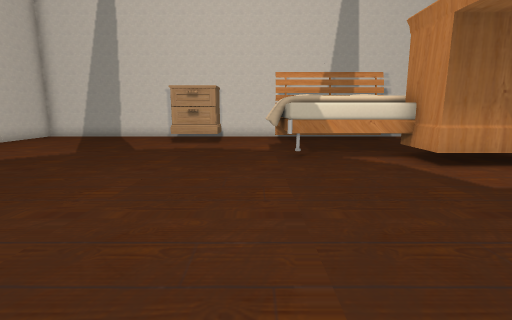
View 1 (above)

16 first-person views from a walk through a Unity game level. The camera is 1.4 m above the floor, tilts 10° down and sees 85° across. The floor is counted in squares, 1 m on a side. Each view is taken from the middle of a square. On the plan, view 1 faces up. The plan holds only what a view shows up to about 14 squares ahead; the rest is blank. The player character is not drawn. Some surface patterns are stand-ins.

View 2
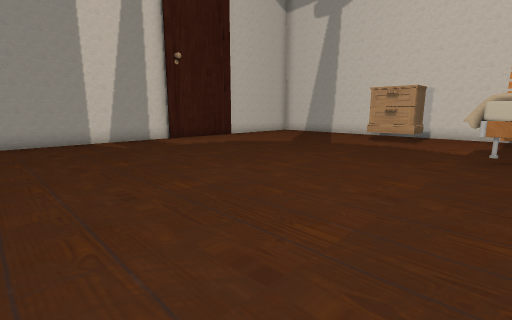

View 3
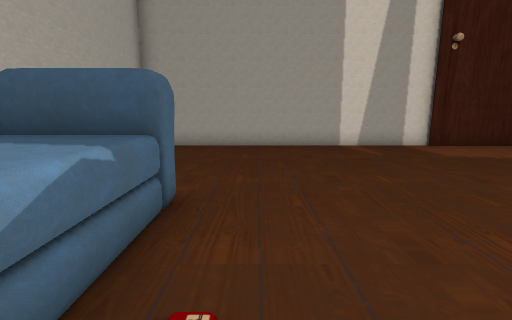

View 4
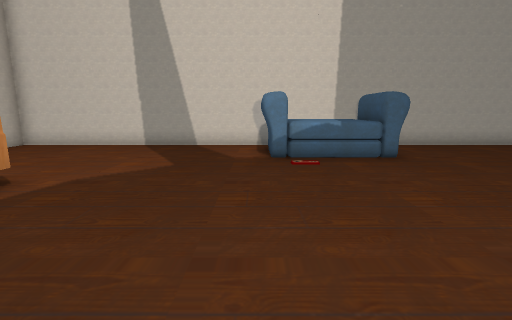

View 5
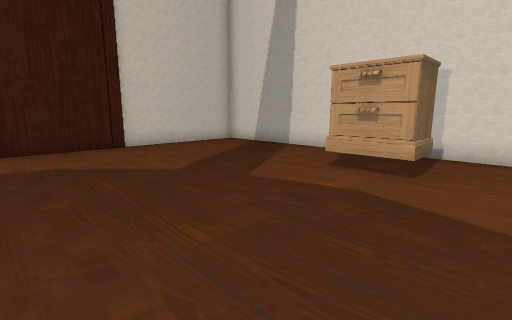

View 6
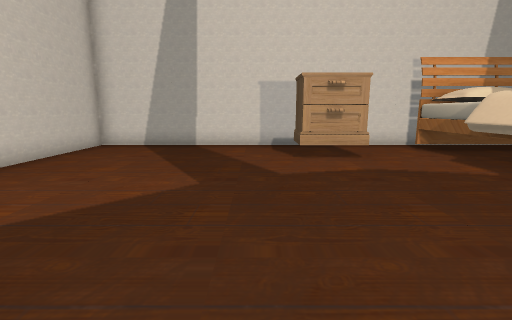

View 7
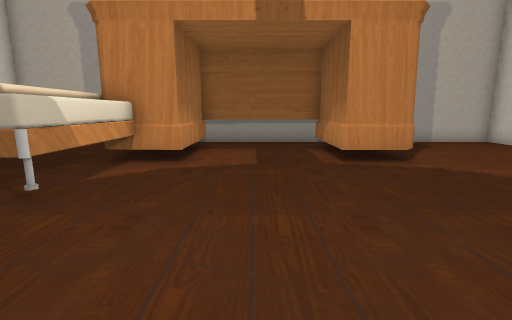

View 8
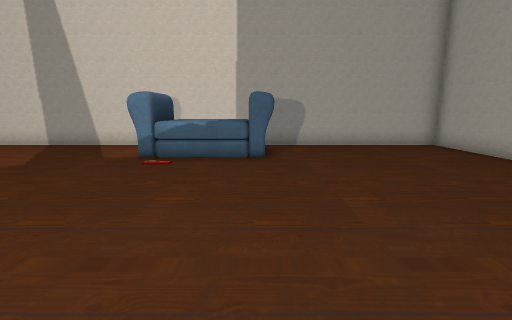

View 9
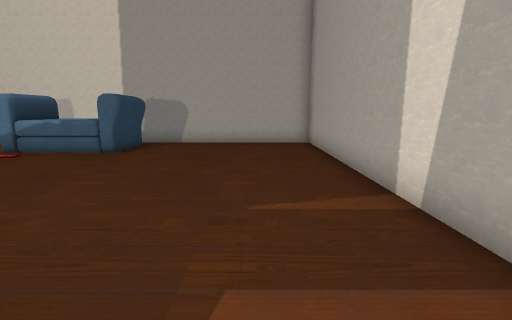

View 10
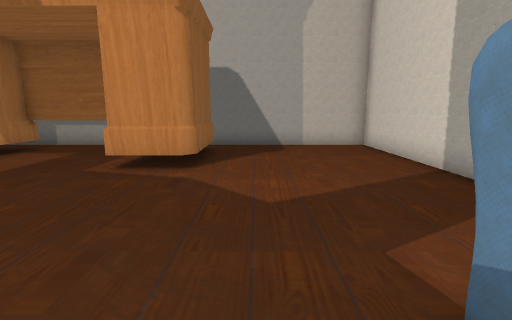

View 11
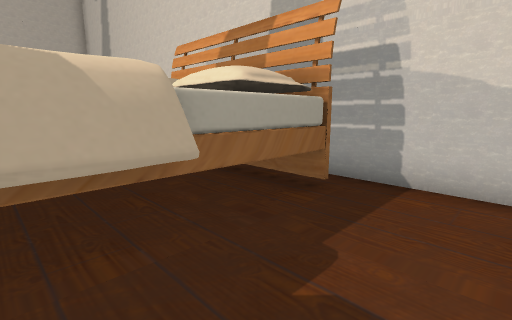

View 12
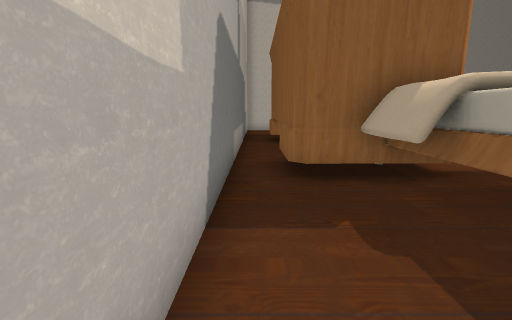

View 13
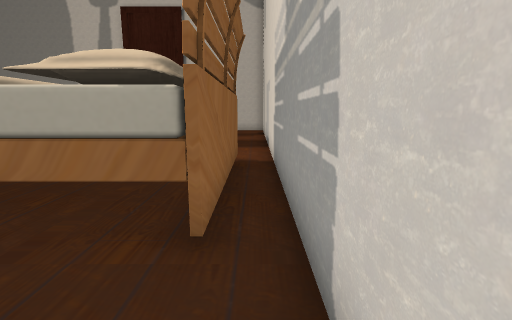

View 14
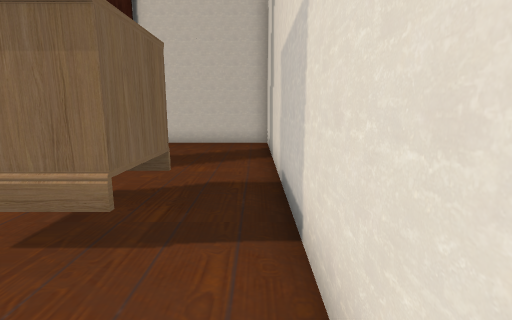

View 15
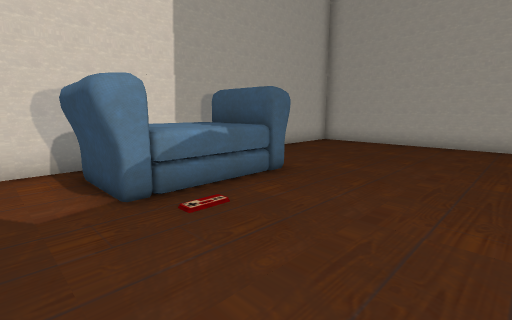

View 16
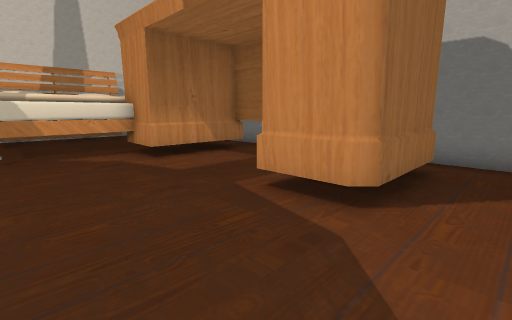

### Floor plan
Key: @ floor where view 1 was taken; # wall or solid block; . floor; N nightstand; T thing the floor can be seen under or through; O other object.
Columns run from 12 left of view 1 to 10 right of it. Each row starts with its distance up from view 1.
 16 ######################
 15 #.....................
 14 #............OOOOOO...#
 13 #.......NNN..OOOOOO...#
 12 #........NN..O    O...#
 11 #...........OO  OOOO..#
 10 ##..........OOOOOOOO..#
  9  #...........O   OOTT.#
  8  #...........OOOO#  T.#
  7  #...............#TTT.#
  6 ##..................T.#
  5 #...................T.#
  4 #...................T.#
  3 #...................#.#
  2 #................####.#
  1 #................####.#
  0 #...........@.........#
 -1 #.....................#
 -2 #.......OOOO..........#
 -3 #.......OOOOO.........#
 -4 #.......OOOOO.........#
 -5 #.......OO O..........#
 -6 #######################

Positions as (right, up) in squares from view 1, and headings:
1: (0, 0), facing up
2: (2, -1), facing up-left
3: (0, -1), facing left
4: (0, 6), facing down
5: (0, 6), facing up-left
6: (-5, 4), facing up
7: (-3, 5), facing right
8: (-4, 6), facing down
9: (-9, 7), facing down
10: (-2, -1), facing right
11: (9, 10), facing up-left
12: (9, 15), facing down
13: (9, 15), facing left
14: (1, 15), facing left
15: (1, 2), facing down-left
16: (1, -1), facing up-right
